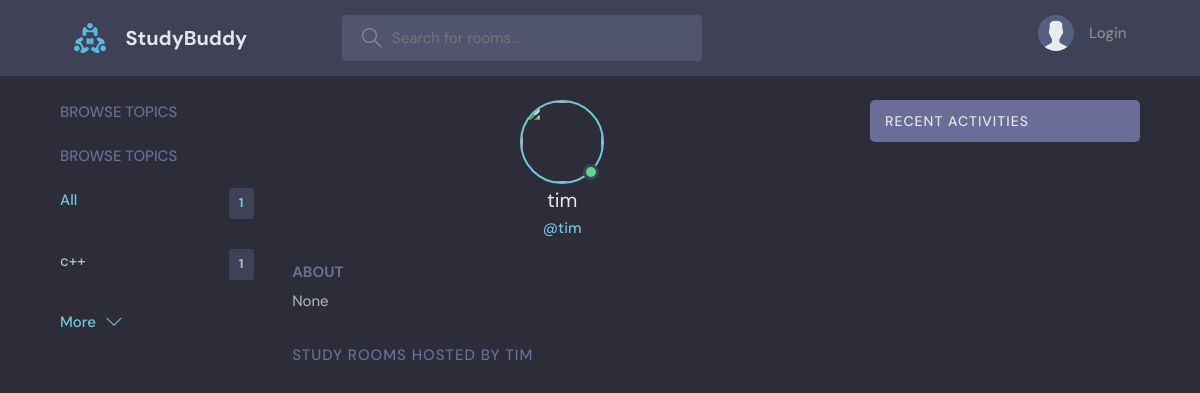
Page /profile/2/ on the earlier database version.
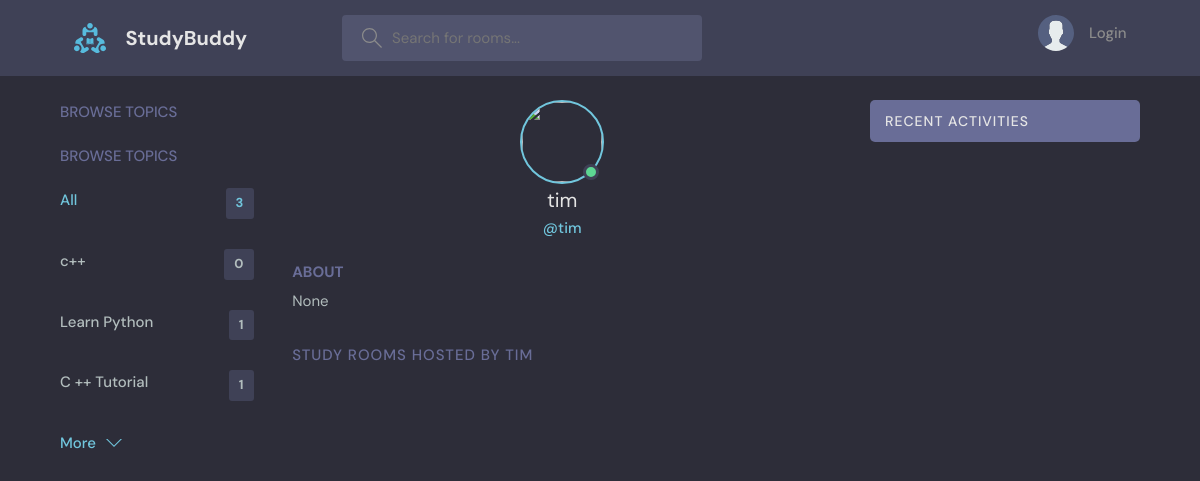
Same page on the later database version.
### base/models.py (models this page shows, shortened)
class Topic(models.Model):
    name = models.CharField(max_length=200)

### base/views.py (the view)
# urls.py: path('profile/<str:pk>/',views.userProfile,name="user-profile"),
def userProfile(request,pk):
    user = User.objects.get(id=pk)
    rooms = user.room_set.all() #------
    room_message = user.message_set.all()
    topics = Topic.objects.all()
    context = {'user':user,'rooms':rooms,'room_message':room_message,'topics':topics}
    return render(request,'base/profile.html',context)

### base/templates/base/profile.html (shortened to what this page needs)
{% extends "main.html" %}
{% block content %}
  <main class="profile-page layout layout--3">
    <div class="container">
      <div class="topics">
        <div class="topics__header">
          <h2>Browse Topics</h2>
        </div>
        {% include "base/topic_component.html" %}
      </div>
      <div class="roomList">
        <div class="profile">
          <div class="profile__avatar">
            <div class="avatar avatar--large active">
              <img src="{{request.user.avatar.url}}" />
            </div>
          </div>
          <div class="profile__info">
            <h3>{{user.username}}</h3>
            <p>@{{user.username}}</p>
          </div>
          <div class="profile__about">
            <h3>About</h3>
            <p>
            {{user.bio}}
            </p>
          </div>
        </div>
        <div class="roomList__header">
          <div>
            <h2>Study Rooms Hosted by {{user.username}}</a>
            </h2>
          </div>
        </div>
      </div>
      {% include "base/activity_component.html" %}
    </div>
  </main>
{% endblock %}

### base/templates/base/topic_component.html
<div class="topics">
  <div class="topics__header">
    <h2>Browse Topics</h2>
  </div>
  <ul class="topics__list">
    <li>
      <a href="{% url 'home' %}" class="active">All <span>{{topics.count}}</span></a>
    </li>
    {% for topic in topics %}
    <li>
      <a href="{% url 'home' %}?q={{topic.name}}">{{ topic.name }}<span>{{topic.room_set.all.count}}</span></a>
    </li>
     {% endfor %}
  </ul>
  <a class="btn btn--link" href="{% url 'topics' %}">
    More
    <svg version="1.1" xmlns="http://www.w3.org/2000/svg" width="32" height="32" viewBox="0 0 32 32">
      <title>chevron-down</title>
      <path d="M16 21l-13-13h-3l16 16 16-16h-3l-13 13z"></path>
    </svg>
  </a>
</div>

Differences in the rows shown:
computed for Topic (number 1 of 3 on the later page): room_set.all.count "1" → "0"
added Topic: name "Learn Python", room_set.all.count "1"
added Topic: name "C ++ Tutorial", room_set.all.count "1"
Other differences:
{{ topics.count }}: "1" → "3"
